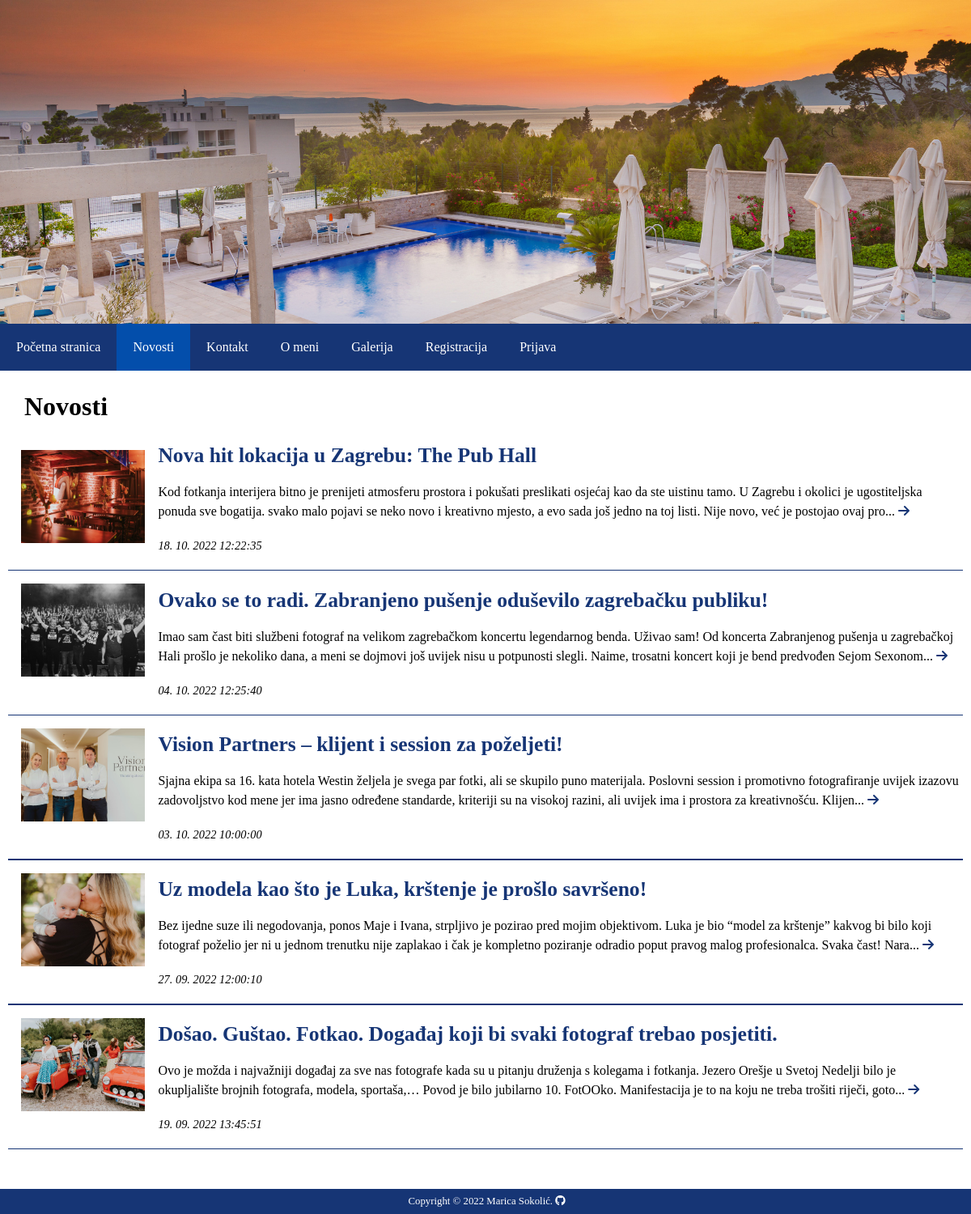
/index.php?menu=2, run on the app's committed database.
### tables this page shows
CREATE TABLE novosti (
  id INT(11) NOT NULL AUTO_INCREMENT PRIMARY KEY,
  naslov VARCHAR(255) NOT NULL,
  opis TEXT NOT NULL,
  datum TIMESTAMP NOT NULL DEFAULT CURRENT_TIMESTAMP ON UPDATE CURRENT_TIMESTAMP,
  arhiva ENUM('Y','N') NOT NULL,
  odobreno ENUM('Y','N') NOT NULL DEFAULT 'Y'
);

CREATE TABLE slike (
	id INT(11) NOT NULL AUTO_INCREMENT PRIMARY KEY,
	naziv VARCHAR(255) NOT NULL,
	opis VARCHAR(255) NOT NULL,
	id_novosti INT(11) NOT NULL,
	KEY fk_slike_novosti(id_novosti), 
	CONSTRAINT fk_slike_novosti FOREIGN KEY (id_novosti)
	REFERENCES novosti(id) ON DELETE NO ACTION ON UPDATE NO ACTION
);

### functions.php (called while the page is built, shortened)
<?php
	function pickerDateToMysql($pickerDate){
		$date = DateTime::createFromFormat('Y-m-d H:i:s', $pickerDate);
		return $date->format('d. m. Y H:i:s');
	}
?>

### novosti.php (the view)
<?php
	if (isset($action) && $action != '') {
		$query  = "SELECT * FROM novosti";
		$query .= " WHERE id = " . $_GET['action'];
		$result = @mysqli_query($MySQL, $query);
		$row = @mysqli_fetch_array($result);
        $query2  = "SELECT * FROM slike";
        $query2 .= " WHERE id_novosti = " . $row['id'];
        $result2 = @mysqli_query($MySQL, $query2);
			print '
                <script>
                    let main = Array.from(document.getElementsByTagName("main"))[0];
                    main.className = "novost";
                </script>
                <h1>Novosti</h1>
                <div id="galerija">';
                while($row2 = @mysqli_fetch_array($result2)){
                print '
                    <figure>
                        <img src="img/novosti/' . $row2['naziv'] . '" alt="' . $row2['opis'] . '" title="' . $row2['opis'] . '">
                        <figcaption>' . $row2['opis'] . '</figcaption>
                    </figure>';
                }
            print '
                </div>
                <hr/>
                <div class="novosti">
                    <h2>' . $row['naslov'] . '</h2>
                    <p><time datetime="' . $row['datum'] . '">' . pickerDateToMysql($row['datum']) . '</time></p>
                    <p>'  . $row['opis'] . '</p>
                    <p><a href="index.php?menu=2"><i class="fa-solid fa-arrow-left"></i></a></p>
                </div>';
	}
	else {
		print '<h1>Novosti</h1>';
		$query  = "SELECT * FROM novosti";
		$query .= " WHERE arhiva='N' AND odobreno = 'Y'";
		$query .= " ORDER BY datum DESC";
		$result = @mysqli_query($MySQL, $query);
        print '
			<div class="novosti">';
		while($row = @mysqli_fetch_array($result)) {
			$query2  = "SELECT * FROM slike";
            $query2 .= " WHERE id_novosti = " . $row['id'];
            $result2 = @mysqli_query($MySQL, $query2);
            $row2 = @mysqli_fetch_array($result2);
            if (!is_null($row2)) {
                print '<div class="centar"><a href="index.php?menu=' . $menu . '&amp;action=' . $row['id'] . '"><img src="img/novosti/' . $row2['naziv'] . '" alt="' . $row['opis'] . '" title="' . $row['opis'] . '"></a></div>';
            }
            print '
				<a href="index.php?menu=' . $menu . '&amp;action=' . $row['id'] . '"><h2>' . $row['naslov'] . '</h2></a>';
				if(strlen($row['opis']) > 300) {
					print '<p>' . substr(strip_tags($row['opis']), 0, 300).'... <a href="index.php?menu=' . $menu . '&amp;action=' . $row['id'] . '"><i class="fa-solid fa-arrow-right"></i></a></p>';
				} else {
					print '<p>' . strip_tags($row['opis']) . ' <a href="index.php?menu=' . $menu . '&amp;action=' . $row['id'] . '"><i class="fa-solid fa-arrow-right"></i></a></p>';
				}
				print '
				<p><time datetime="' . $row['datum'] . '">' . pickerDateToMysql($row['datum']) . '</time></p>
				<hr/>';
		}
        print '
            </div>';
	}
?>

### index.php (shortened to what this page needs)
<?php
    include ("dbconn.php");
    if(isset($_GET['menu'])){
        $menu = (int)$_GET['menu'];
    } else {
        $menu = 1;
    }
    include_once("functions.php");
    print '
    <!DOCTYPE HTML>
    <html>
        <head>
            <title>Vedran Tolić - foto</title>
            <meta charset="UTF-8">
            <meta name="description" content="web aplikacija foto studia">
            <meta name="keywords" content="web, aplikacija, servis, foto, fotografija, fotografiranje, usluga, Vedran Tolić">
            <meta name="author" content="Marica Sokolić">
            <meta name="viewport" content="width=device-width, initial-scale=1.0">
            <link href="https://api.fontshare.com/css?f[]=clash-grotesk@300,400,600&display=swap" rel="stylesheet">
            <script src="https://kit.fontawesome.com/b8e9b7f961.js"></script>
            <link rel="icon" type="image/png" sizes="16x16" href="img/favicon.png">
            <link rel="stylesheet" href="style2.css">
        </head>
        <body>
            <header>
            <div class="hero"></div>
                <nav id="nav" class="original">';
                    include("menu.php");
                print '
                </nav>
            </header>
            <main>';
                if ($menu == 0 || $menu == 1) { include("pocetna.php"); }
                else if ($menu == 2) { include("novosti.php"); }
                print '
            </main>
            <footer>
                <p>Copyright &copy; 2022 Marica Sokolić. <a href="https://github.com/msokolic?tab=repositories" target="_blank"><i class="fa-brands fa-github"></i></a></p>
            </footer>
            <script>
                function otvori(){
                    let x = document.getElementById("nav");
                    if (x.className === "original") {
                        x.className = "responsive";
                    } else {
                        x.className = "original";
                    }
                }';
                if($menu == 8){
                    print '
                    let x = Array.from(document.getElementsByTagName("a"))[5];
                    x.className = "active";
                    x.setAttribute("disabled", "");';
                }
                else if ($menu == 2 && isset($action)) {
                }
                else if ($menu == 9){
                }
                else {
                    print '
                    let x = Array.from(document.getElementsByTagName("a"))[' . $menu - 1 . '];
                    x.className = "active";
                    x.setAttribute("disabled", "");';
                }
            print'
                let kIme = document.getElementById("korisnickoIme");
                function generirajIme(x) {
                    if (x.checked) {
                        kIme.setAttribute("disabled", "");
                        kIme.removeAttribute("required");
                        kIme.value = "";
                    }
                    else {
                        kIme.setAttribute("required", "");
                        kIme.removeAttribute("disabled");
                    }
                }
            </script>
        </body>
    </html>';
?>

### menu.php
<?php
    print '
    <ul>
        <li><a href="index.php?menu=1">Početna stranica</a></li>
        <li><a href="index.php?menu=2">Novosti</a></li>
        <li><a href="index.php?menu=3">Kontakt</a></li>
        <li><a href="index.php?menu=4">O meni</a></li>
        <li><a href="index.php?menu=5">Galerija</a></li>';
        if (!isset($_SESSION['user']['valid']) || $_SESSION['user']['valid'] == 'false') {
			print '
			<li><a href="index.php?menu=6">Registracija</a></li>
			<li><a href="index.php?menu=7">Prijava</a></li>';
		}
		else if ($_SESSION['user']['valid'] == 'true') {
			print '
			<li><a href="index.php?menu=8">Admin</a></li>
			<li><a href="odjava.php">Odjavi se</a></li>';
		}
        print '
        <li class="icon">
            <a href="javascript:void(0);" class="icon" onclick="otvori()">
                <i class="fa-solid fa-bars"></i>
            </a>
        </li>
    </ul>';
?>

### style2.css (style rules this page uses)
body, html { font-family: "Clash Grotesk"; margin: 0; font-size: 1em; }
header { display: block; width: 100%; }
.hero { background-image: url("img/hero.jpg"); background-position: center; background-repeat: no-repeat; background-size: cover; position: relative; height: 400px; }
nav ul { background-color: rgb(22, 53, 117); list-style-type: none; text-align: center; margin: 0; padding: 0; overflow: hidden; }
nav ul li { float: left; }
nav ul li a { display: block; padding: 20px; color: white; text-decoration: none; }
.active { background-color: rgb(3, 78, 171); pointer-events: none; cursor: default; }
main h1 { padding: 5px 20px; font-size: 2em; }
main { margin: 5px 10px 50px 10px; }
main p { line-height: 1.5em; margin: 1.4em; }
footer { background-color: rgb(22, 53, 117); padding: 0.1em; clear: both; position: fixed; left: 0; bottom: 0; width: 100%; }
footer p { color: white; text-align: center; margin: 0.5em; font-size: 0.8em; }
footer i { color: white; }
.novosti a i { color: rgb(22, 53, 117); text-decoration: none; }
.novosti a { color: rgb(22, 53, 117); text-decoration: none; }
.novosti hr { height: 1.5px; border: 0; background-color: rgb(22, 53, 117); clear: both; }
.novosti img { width: 13%; float: left; padding: 0.5em; margin: 0 0.5em; }
.novosti h2 { font-size: 1.6em; margin-bottom: 15px; margin-left: 0.7em; }
.novosti p { margin: 18px 5px; }
.novosti time { font-style: italic; font-size: 0.9em; }
.novosti { margin-bottom: 5em; }
main h2, main h3, main h4, .novost .novosti p { margin-left: 1em; }

### data on the page
novosti: slike.naziv (picture), naslov "Nova hit lokacija u Zagrebu: The Pub Hall", opis "Kod fotkanja interijera bitno je prenijeti atmosferu prostora i pokušati preslikati osjećaj kao da ste uistinu tamo. U Zagrebu i okolici je ugostiteljska ponuda sve bogatija. svako malo pojavi se neko novo i kreativno mjesto, a evo sada još jedno na toj listi. Nije novo, već je postojao ovaj pro", datum "18. 10. 2022 12:22:35"
novosti: slike.naziv (picture), naslov "Ovako se to radi. Zabranjeno pušenje oduševilo zagrebačku publiku!", opis "Imao sam čast biti službeni fotograf na velikom zagrebačkom koncertu legendarnog benda. Uživao sam! Od koncerta Zabranjenog pušenja u zagrebačkoj Hali prošlo je nekoliko dana, a meni se dojmovi još uvijek nisu u potpunosti slegli. Naime, trosatni koncert koji je bend predvođen Sejom Sexonom", datum "04. 10. 2022 12:25:40"
novosti: slike.naziv (picture), naslov "Vision Partners – klijent i session za poželjeti!", opis "Sjajna ekipa sa 16. kata hotela Westin željela je svega par fotki, ali se skupilo puno materijala. Poslovni session i promotivno fotografiranje uvijek izazovu zadovoljstvo kod mene jer ima jasno određene standarde, kriteriji su na visokoj razini, ali uvijek ima i prostora za kreativnošću. Klijen", datum "03. 10. 2022 10:00:00"
novosti: slike.naziv (picture), naslov "Uz modela kao što je Luka, krštenje je prošlo savršeno!", opis "Bez ijedne suze ili negodovanja, ponos Maje i Ivana, strpljivo je pozirao pred mojim objektivom. Luka je bio “model za krštenje” kakvog bi bilo koji fotograf poželio jer ni u jednom trenutku nije zaplakao i čak je kompletno poziranje odradio poput pravog malog profesionalca. Svaka čast! Nara", datum "27. 09. 2022 12:00:10"
novosti: slike.naziv (picture), naslov "Došao. Guštao. Fotkao. Događaj koji bi svaki fotograf trebao posjetiti.", opis "Ovo je možda i najvažniji događaj za sve nas fotografe kada su u pitanju druženja s kolegama i fotkanja. Jezero Orešje u Svetoj Nedelji bilo je okupljalište brojnih fotografa, modela, sportaša,… Povod je bilo jubilarno 10. FotOOko. Manifestacija je to na koju ne treba trošiti riječi, goto", datum "19. 09. 2022 13:45:51"
